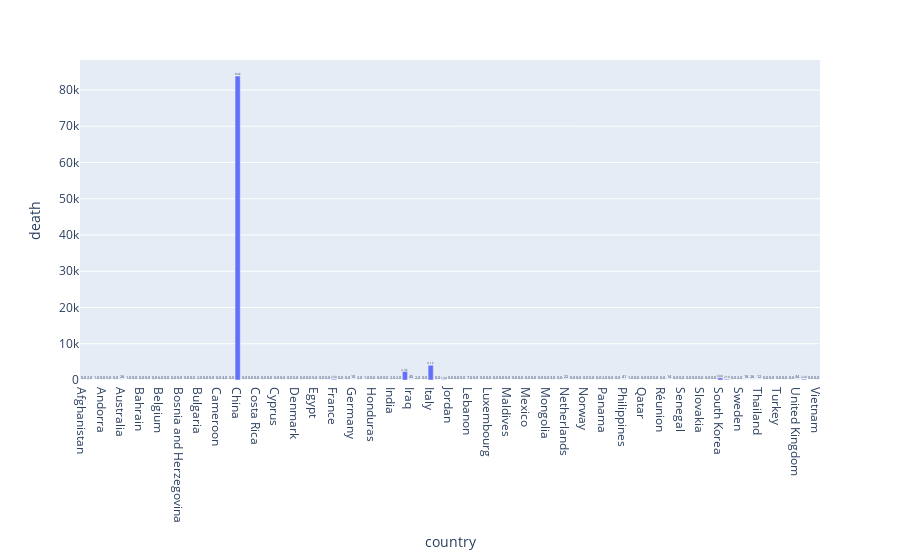

The cell this chart's notebook holds for it:
### Code cell
# death of covid-19 per countries 
fig_3 = px.bar(df_final, y='death', x='country', text='death')
fig_3.update_traces(texttemplate='%{text:.2s}', textposition='outside')
fig_3.show()

### Figure 1 — Plotly figure (JSON) as saved in the notebook; plotly's stock layout.template omitted (floating-point values rounded to 4 significant figures)
{"data": [{"alignmentgroup": "True", "hovertemplate": "country=%{x}<br>death=%{text}<extra></extra>", "legendgroup": "", "marker": {"color": "#636efa", "pattern": {"shape": ""}}, "name": "", "offsetgroup": "", "orientation": "v", "showlegend": false, "text": [0, 2, 1, 0, 5, 0, 26, 1, 0, 0, 0, 0, 6, 0, 0, 0, 0, 0, 2, 0, 0, 0, 4, 0, 83848, 0, 0, 0, 0, 0, 0, 0, 0, 0, 0, 0, 5, 0, 0, 225, 0, 0, 10, 2, 1, 0, 0, 0, 2, 2, 2341, 45, 2, 0, 4066, 0, 127, 0, 0, 0, 7, 0, 0, 0, 0, 0, 0, 0, 0, 0, 0, 0, 0, 3, 0, 22, 0, 0, 0, 0, 0, 2, 0, 0, 41, 1, 0, 0, 0, 0, 0, 14, 0, 0, 0, 0, 0, 0, 0, 595, 210, 0, 2, 18, 26, 12, 0, 0, 0, 0, 0, 34, 216, 0, 0], "textposition": "outside", "texttemplate": "%{text:.2s}", "type": "bar", "x": ["Afghanistan", "Albania", "Algeria", "Andorra", "Argentina", "Armenia", "Australia", "Austria", "Azerbaijan", "Bahrain", "Bangladesh", "Belarus", "Belgium", "Bhutan", "Bolivia", "Bosnia and Herzegovina", "Brazil", "Brunei", "Bulgaria", "Burkina Faso", "Cambodia", "Cameroon", "Canada", "Chile", "China", "Colombia", "Congo [Republic]", "Costa Rica", "Croatia", "Cuba", "Cyprus", "Czech Republic", "Côte d'Ivoire", "Denmark", "Dominican Republic", "Ecuador", "Egypt", "Estonia", "Finland", "France", "French Guiana", "Georgia", "Germany", "Greece", "Guyana", "Honduras", "Hungary", "Iceland", "India", "Indonesia", "Iran", "Iraq", "Ireland", "Israel", "Italy", "Jamaica", "Japan", "Jordan", "Kuwait", "Latvia", "Lebanon", "Liechtenstein", "Lithuania", "Luxembourg", "Macedonia [FYROM]", "Malaysia", "Maldives", "Malta", "Martinique", "Mexico", "Moldova", "Monaco", "Mongolia", "Morocco", "Nepal", "Netherlands", "New Zealand", "Nigeria", "Norway", "Oman", "Pakistan", "Panama", "Paraguay", "Peru", "Philippines", "Poland", "Portugal", "Qatar", "Romania", "Russia", "Réunion", "San Marino", "Saudi Arabia", "Senegal", "Serbia", "Singapore", "Slovakia", "Slovenia", "South Africa", "South Korea", "Spain", "Sri Lanka", "Sweden", "Switzerland", "Taiwan", "Thailand", "Togo", "Tunisia", "Turkey", "Ukraine", "United Arab Emirates", "United Kingdom", "United States", "Vatican City", "Vietnam"], "xaxis": "x", "y": [0, 2, 1, 0, 5, 0, 26, 1, 0, 0, 0, 0, 6, 0, 0, 0, 0, 0, 2, 0, 0, 0, 4, 0, 83848, 0, 0, 0, 0, 0, 0, 0, 0, 0, 0, 0, 5, 0, 0, 225, 0, 0, 10, 2, 1, 0, 0, 0, 2, 2, 2341, 45, 2, 0, 4066, 0, 127, 0, 0, 0, 7, 0, 0, 0, 0, 0, 0, 0, 0, 0, 0, 0, 0, 3, 0, 22, 0, 0, 0, 0, 0, 2, 0, 0, 41, 1, 0, 0, 0, 0, 0, 14, 0, 0, 0, 0, 0, 0, 0, 595, 210, 0, 2, 18, 26, 12, 0, 0, 0, 0, 0, 34, 216, 0, 0], "yaxis": "y"}], "layout": {"barmode": "relative", "legend": {"tracegroupgap": 0}, "margin": {"t": 60}, "xaxis": {"anchor": "y", "domain": [0, 1], "title": {"text": "country"}}, "yaxis": {"anchor": "x", "domain": [0, 1], "title": {"text": "death"}}}}
